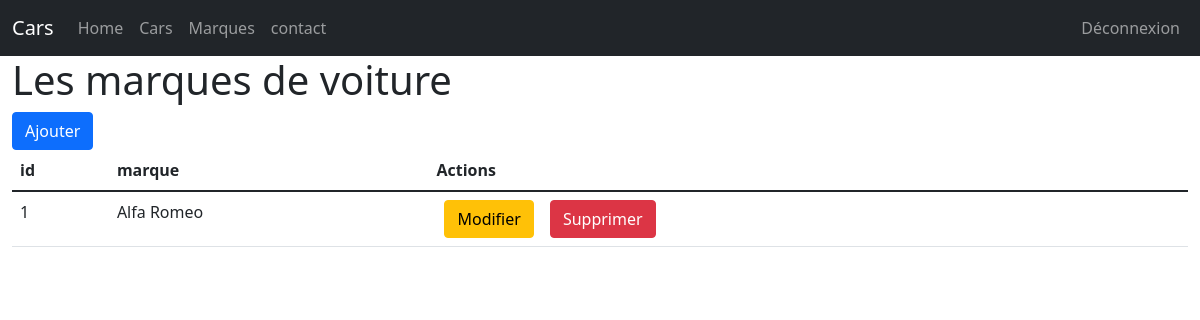
Before: /admin/mark.php (signed in) with the older database file.
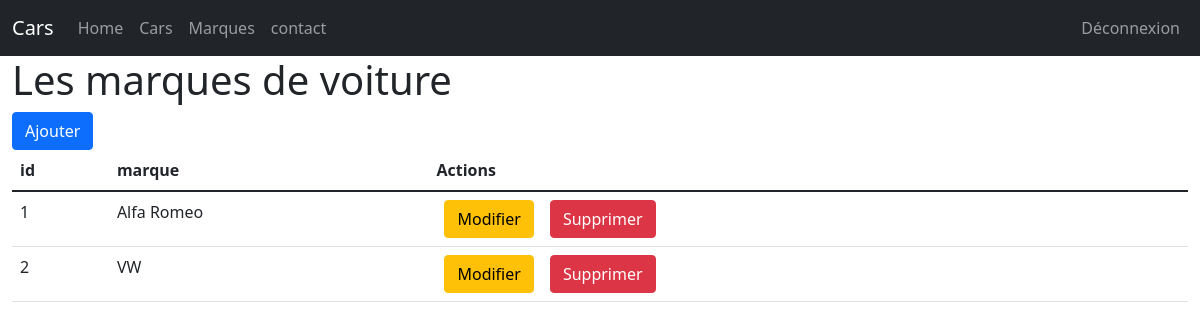
After: the same page with the newer database file.
### tables this page shows
CREATE TABLE IF NOT EXISTS `marques` (
  `id` int(11) NOT NULL AUTO_INCREMENT,
  `nom` varchar(100) NOT NULL,
  `logo` varchar(255) NOT NULL,
  PRIMARY KEY (`id`)
);

### admin/mark.php (the view, shortened to what this page needs)
<?php
    require "../connexion.php";
?>
<!DOCTYPE html>
<html lang="en">
<head>
    <link href="https://cdn.jsdelivr.net/npm/bootstrap@5.1.3/dist/css/bootstrap.min.css" rel="stylesheet">
    <link rel="stylesheet" href="style.css">
</head>
<body>
    <?php
        include("partials/header.php");
    ?>
    <div class="container-fluid">
        <h1>Les marques de voiture</h1>
        <a href="markAdd.php" class="btn btn-primary">Ajouter</a>
        <table class="table table-hover">
            <thead>
                <tr>
                    <th>id</th>
                    <th>marque</th>
                    <th>Actions</th>
                </tr>
            </thead>
            <tbody>
                <?php
                      $brands = $bdd->query("SELECT * FROM marques");
                       while($donbrands = $brands->fetch())
                       {
                            echo "<tr>";
                                echo "<td>".$donbrands['id']."</td>";
                                echo "<td>".$donbrands['nom']."</td>";
                                echo "<td>";
                                    echo "<a href='markUpdate.php?id=".$donbrands['id']."' class='btn btn-warning mx-2'>Modifier</a>";
                                    echo "<a href='mark.php?delete=".$donbrands['id']."' class='btn btn-danger mx-2'>Supprimer</a>";
                                echo "</td>";
                            echo "</tr>";
                       }
                ?>
            </tbody>
        </table>
    </div>
</body>
</html>

Changed rows visible on the page:
added marques: id "2", nom "VW"
